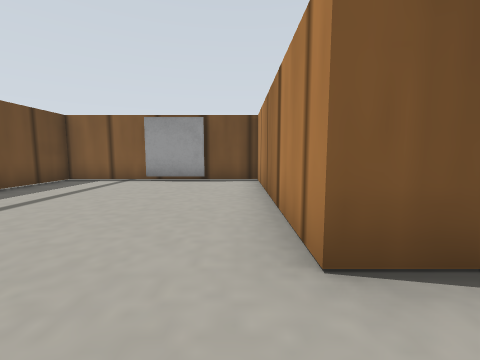
View 1 (above)

17 first-person views from a walk through a Gazebo world. The camera is 0.08 m above the floor, tilts 6° down and sees 90° across. The floor is counted in squares, 0.1 m on a side. Each view is taken from the middle of a square. On the plan, view 1 faces up. The plan holds only what a view shows up to about 9 squares ahead; the rest is blank. Robots are left out. Simple patterns stand in for the simulator's built-in surfaces.

View 2
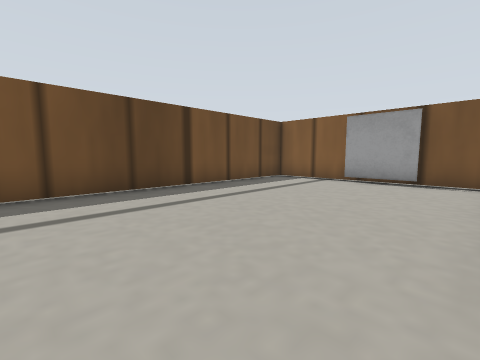

View 3
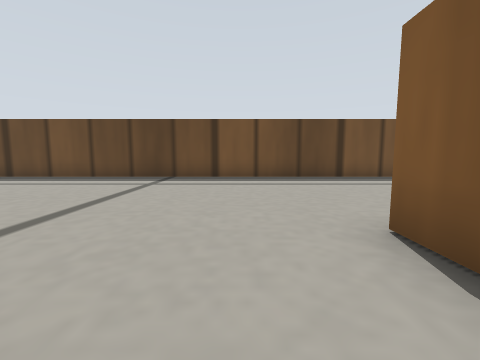

View 4
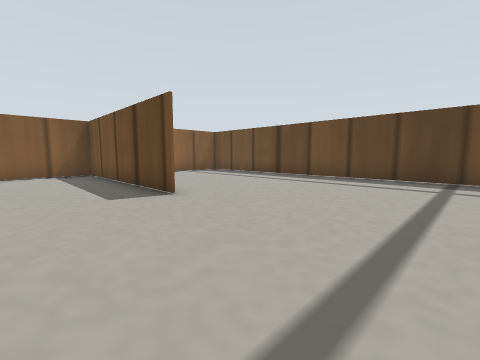

View 5
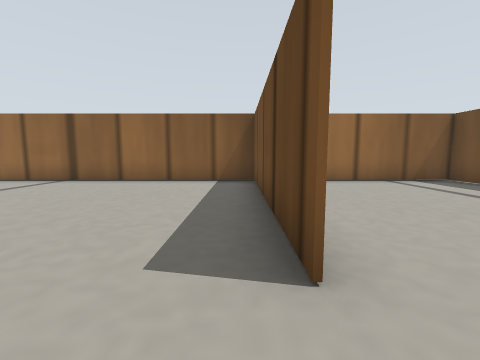

View 6
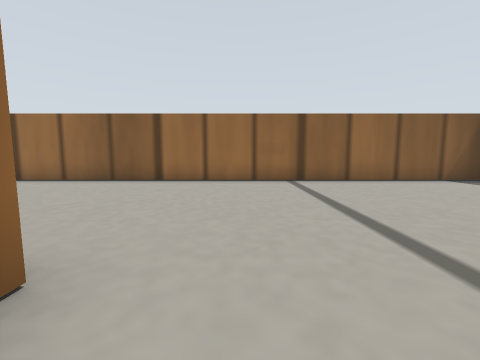

View 7
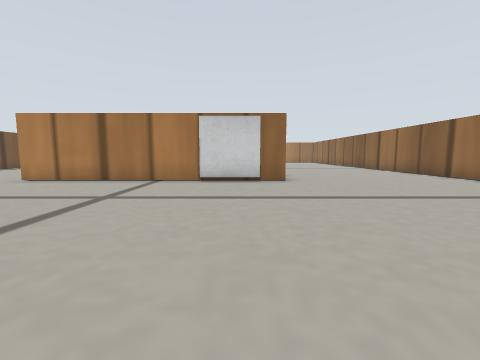

View 8
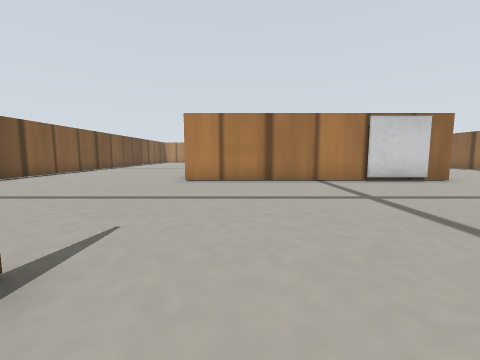

View 9
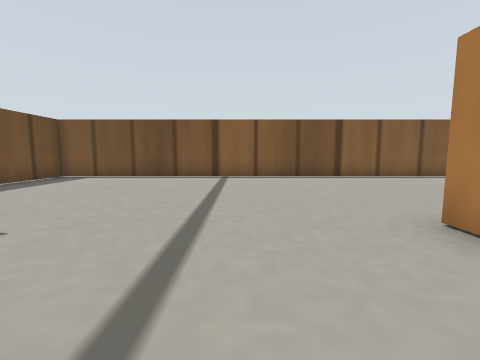

View 10
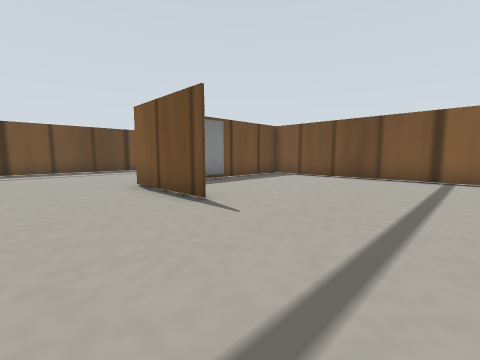

View 11
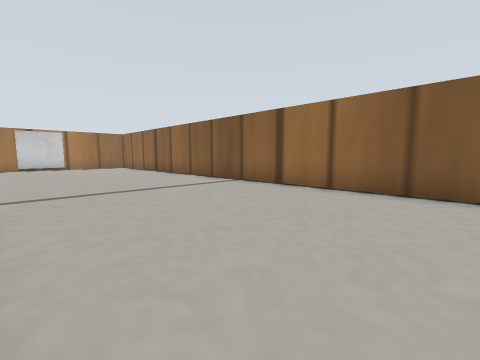

View 12
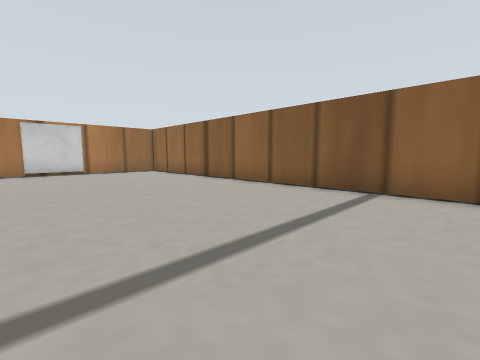

View 13
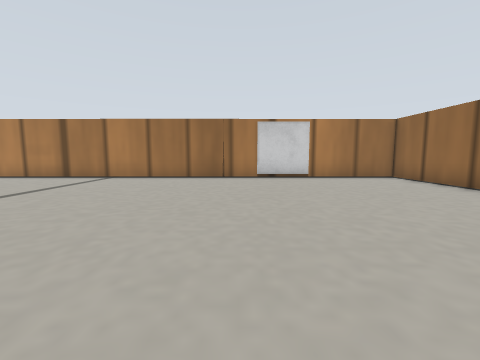

View 14
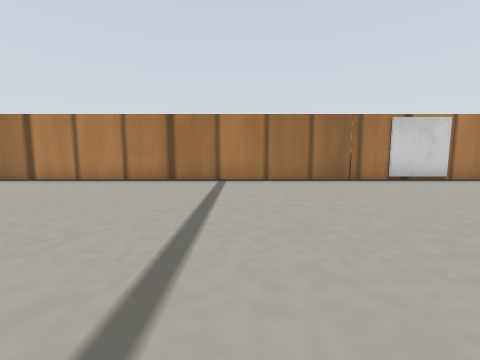

View 15
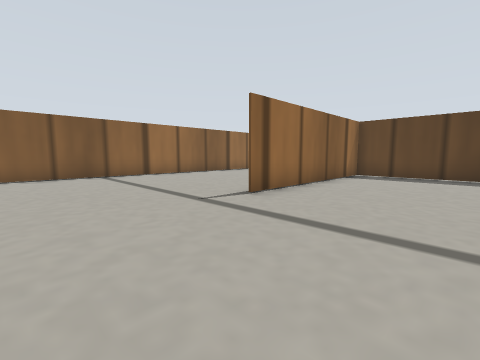

View 16
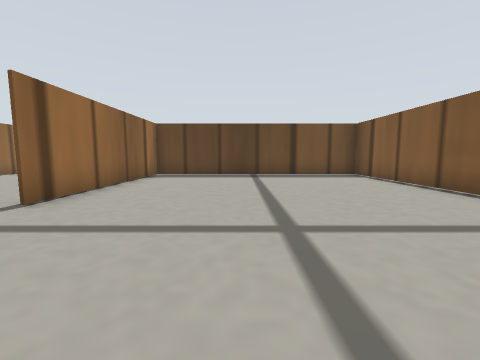

View 17
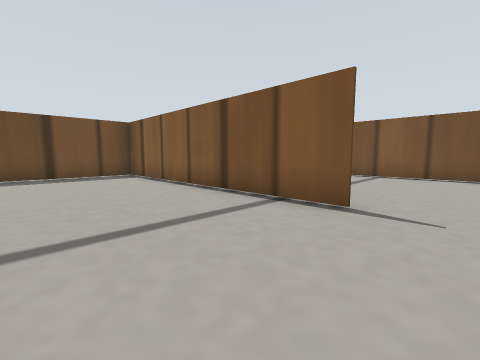

### Floor plan
Points are (right, up) in squares from view 1. A wall is a line through its corners. A room is listed if a view was taken in it or the views show most of it. See-through windows are left out.
Room 1 (views 1, 2, 5)
walls: (1.6, 1.6) (0.6, 1.6) (0.6, 7.6); (-5.4, -11.4) (-5.4, -12.4) (-1.6, -12.4); (1.1, 7.6) (-5.4, 7.6) (-5.4, -8.5)
ways out: opening at (1, -1) to room 2
objects: marker (-2, 7); marker (1, 4)
Room 2 (views 3, 4, 6, 7, 8, 9, 10, 11, 12, 13, 14, 15, 16, 17)
walls: (9.3, -6.5) (9.3, 1.8); (17.8, 1.6) (9.6, 1.6); (9.4, 1.4) (9.4, -6.3) (15.4, -6.3); (3.6, 1.6) (1.6, 1.6); (19.1, 7.6) (1.1, 7.6); (26.5, 0.4) (26.5, 4.5); (26.5, -7.7) (26.5, -1.5); (0.6, -6.4) (0.6, -12.4) (26.5, -12.4) (26.5, -9.4); (0.6, 7.6) (0.6, 4.5)
ways out: opening at (1, -1) to room 1
objects: marker (9, -5); marker (26, -9) to (26, -8)

Positions as (right, up) in squares from view 1, and headings:
1: (0, 0), facing up
2: (0, 0), facing up-left
3: (3, 0), facing left
4: (3, -2), facing down-left
5: (1, -5), facing down
6: (8, -5), facing down
7: (2, -5), facing right
8: (2, 0), facing right
9: (7, -1), facing up
10: (7, -1), facing up-left
11: (11, -7), facing down-right
12: (15, -7), facing down-right
13: (18, -7), facing right
14: (19, -3), facing right
15: (19, -3), facing down-left
16: (19, -3), facing left
17: (19, -2), facing up-left
